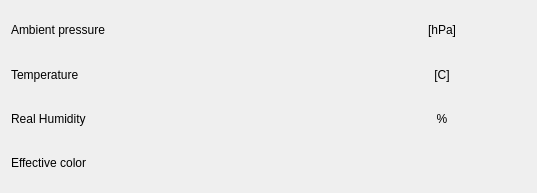
<?xml version="1.0" encoding="UTF-8"?>
<ui version="4.0">
 <class>tlinsWEnvironment</class>
 <widget class="QWidget" name="tlinsWEnvironment">
  <property name="geometry">
   <rect>
    <x>0</x>
    <y>0</y>
    <width>537</width>
    <height>193</height>
   </rect>
  </property>
  <property name="windowTitle">
   <string>Form</string>
  </property>
  <layout class="QGridLayout" name="gridLayout">
   <item row="1" column="0">
    <widget class="QLabel" name="label_3">
     <property name="text">
      <string>Temperature</string>
     </property>
    </widget>
   </item>
   <item row="2" column="0">
    <widget class="QLabel" name="label_5">
     <property name="text">
      <string>Real Humidity</string>
     </property>
    </widget>
   </item>
   <item row="2" column="1">
    <widget class="tlinsWDecimalValue" name="realHumidity" native="true"/>
   </item>
   <item row="1" column="2">
    <widget class="QLabel" name="label_4">
     <property name="text">
      <string>[C]</string>
     </property>
     <property name="alignment">
      <set>Qt::AlignCenter</set>
     </property>
    </widget>
   </item>
   <item row="0" column="0">
    <widget class="QLabel" name="label">
     <property name="text">
      <string>Ambient pressure</string>
     </property>
    </widget>
   </item>
   <item row="0" column="2">
    <widget class="QLabel" name="label_2">
     <property name="text">
      <string>[hPa]</string>
     </property>
     <property name="alignment">
      <set>Qt::AlignCenter</set>
     </property>
    </widget>
   </item>
   <item row="1" column="1">
    <widget class="tlinsWDecimalValue" name="temperature" native="true"/>
   </item>
   <item row="0" column="1">
    <widget class="tlinsWDecimalValue" name="ambientPressure" native="true"/>
   </item>
   <item row="3" column="0">
    <widget class="QLabel" name="label_7">
     <property name="text">
      <string>Effective color</string>
     </property>
    </widget>
   </item>
   <item row="3" column="1">
    <widget class="tlinsWDecimalValue" name="effectiveColor" native="true"/>
   </item>
   <item row="2" column="2">
    <widget class="QLabel" name="label_6">
     <property name="text">
      <string>%</string>
     </property>
     <property name="alignment">
      <set>Qt::AlignCenter</set>
     </property>
    </widget>
   </item>
  </layout>
 </widget>
 <customwidgets>
  <customwidget>
   <class>tlinsWDecimalValue</class>
   <extends>QWidget</extends>
   <header location="global">tlinswdecimalvalue.h</header>
   <container>1</container>
  </customwidget>
 </customwidgets>
 <resources/>
 <connections/>
</ui>
